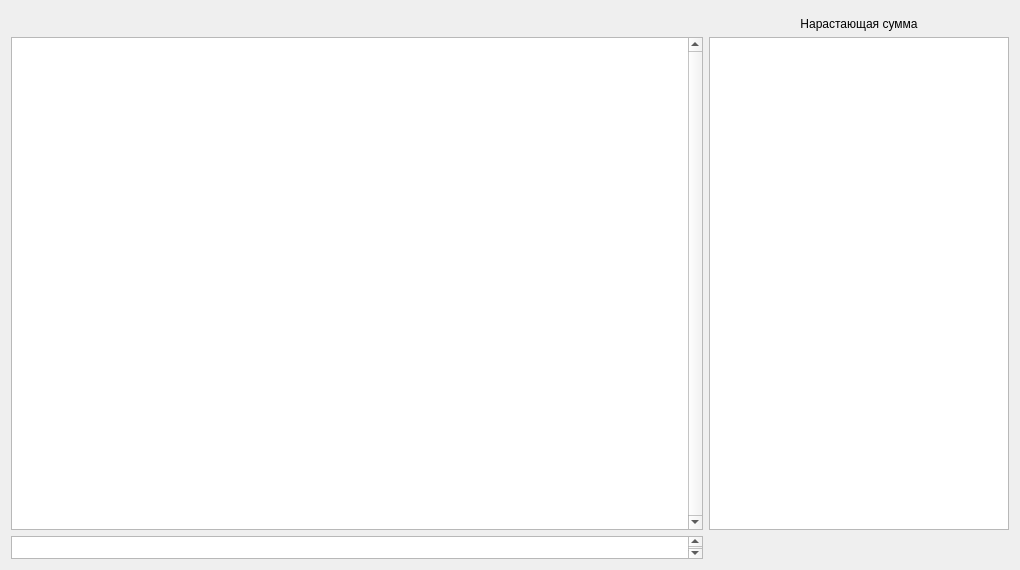
<?xml version="1.0" encoding="UTF-8"?>
<ui version="4.0">
 <class>AnaliticFinance</class>
 <widget class="QWidget" name="AnaliticFinance">
  <property name="geometry">
   <rect>
    <x>0</x>
    <y>0</y>
    <width>1020</width>
    <height>570</height>
   </rect>
  </property>
  <property name="windowTitle">
   <string>Form</string>
  </property>
  <layout class="QGridLayout" name="gridLayout">
   <item row="0" column="0" colspan="2">
    <widget class="SqlExtendedFilter" name="filter_widget" native="true"/>
   </item>
   <item row="2" column="1">
    <widget class="QLabel" name="label">
     <property name="text">
      <string>Нарастающая сумма</string>
     </property>
     <property name="alignment">
      <set>Qt::AlignCenter</set>
     </property>
    </widget>
   </item>
   <item row="3" column="0">
    <widget class="QTableView" name="data_table">
     <property name="minimumSize">
      <size>
       <width>690</width>
       <height>0</height>
      </size>
     </property>
     <property name="verticalScrollBarPolicy">
      <enum>Qt::ScrollBarAlwaysOn</enum>
     </property>
     <property name="editTriggers">
      <set>QAbstractItemView::NoEditTriggers</set>
     </property>
     <property name="alternatingRowColors">
      <bool>true</bool>
     </property>
     <property name="textElideMode">
      <enum>Qt::ElideRight</enum>
     </property>
     <property name="sortingEnabled">
      <bool>false</bool>
     </property>
     <attribute name="horizontalHeaderDefaultSectionSize">
      <number>60</number>
     </attribute>
     <attribute name="horizontalHeaderStretchLastSection">
      <bool>false</bool>
     </attribute>
     <attribute name="verticalHeaderVisible">
      <bool>false</bool>
     </attribute>
     <attribute name="verticalHeaderDefaultSectionSize">
      <number>19</number>
     </attribute>
    </widget>
   </item>
   <item row="4" column="0">
    <widget class="QTableWidget" name="column_sum">
     <property name="enabled">
      <bool>true</bool>
     </property>
     <property name="sizePolicy">
      <sizepolicy hsizetype="Preferred" vsizetype="Minimum">
       <horstretch>0</horstretch>
       <verstretch>0</verstretch>
      </sizepolicy>
     </property>
     <property name="minimumSize">
      <size>
       <width>0</width>
       <height>23</height>
      </size>
     </property>
     <property name="maximumSize">
      <size>
       <width>16777215</width>
       <height>23</height>
      </size>
     </property>
     <property name="verticalScrollBarPolicy">
      <enum>Qt::ScrollBarAlwaysOn</enum>
     </property>
     <property name="horizontalScrollBarPolicy">
      <enum>Qt::ScrollBarAlwaysOff</enum>
     </property>
     <property name="autoScroll">
      <bool>false</bool>
     </property>
     <property name="editTriggers">
      <set>QAbstractItemView::NoEditTriggers</set>
     </property>
     <property name="selectionBehavior">
      <enum>QAbstractItemView::SelectRows</enum>
     </property>
     <property name="verticalScrollMode">
      <enum>QAbstractItemView::ScrollPerItem</enum>
     </property>
     <property name="showGrid">
      <bool>true</bool>
     </property>
     <property name="gridStyle">
      <enum>Qt::SolidLine</enum>
     </property>
     <property name="wordWrap">
      <bool>true</bool>
     </property>
     <attribute name="horizontalHeaderVisible">
      <bool>false</bool>
     </attribute>
     <attribute name="horizontalHeaderDefaultSectionSize">
      <number>60</number>
     </attribute>
     <attribute name="horizontalHeaderHighlightSections">
      <bool>false</bool>
     </attribute>
     <attribute name="verticalHeaderVisible">
      <bool>false</bool>
     </attribute>
     <attribute name="verticalHeaderMinimumSectionSize">
      <number>23</number>
     </attribute>
     <attribute name="verticalHeaderDefaultSectionSize">
      <number>23</number>
     </attribute>
     <attribute name="verticalHeaderHighlightSections">
      <bool>false</bool>
     </attribute>
     <attribute name="verticalHeaderStretchLastSection">
      <bool>false</bool>
     </attribute>
     <row>
      <property name="text">
       <string/>
      </property>
     </row>
    </widget>
   </item>
   <item row="3" column="1">
    <widget class="QTableView" name="incrementally">
     <property name="minimumSize">
      <size>
       <width>200</width>
       <height>0</height>
      </size>
     </property>
     <property name="maximumSize">
      <size>
       <width>300</width>
       <height>16777215</height>
      </size>
     </property>
     <property name="verticalScrollBarPolicy">
      <enum>Qt::ScrollBarAlwaysOff</enum>
     </property>
     <property name="horizontalScrollBarPolicy">
      <enum>Qt::ScrollBarAlwaysOff</enum>
     </property>
     <property name="alternatingRowColors">
      <bool>true</bool>
     </property>
     <property name="textElideMode">
      <enum>Qt::ElideRight</enum>
     </property>
     <property name="sortingEnabled">
      <bool>false</bool>
     </property>
     <attribute name="horizontalHeaderDefaultSectionSize">
      <number>60</number>
     </attribute>
     <attribute name="horizontalHeaderStretchLastSection">
      <bool>false</bool>
     </attribute>
     <attribute name="verticalHeaderVisible">
      <bool>false</bool>
     </attribute>
     <attribute name="verticalHeaderDefaultSectionSize">
      <number>19</number>
     </attribute>
    </widget>
   </item>
  </layout>
  <action name="action_add">
   <property name="icon">
    <iconset resource="../3rdparty/LimeReport/limereport/databrowser/lrdatabrowser.qrc">
     <normaloff>:/databrowser/images/add.png</normaloff>:/databrowser/images/add.png</iconset>
   </property>
   <property name="text">
    <string>Добавить в фильтр по значению</string>
   </property>
   <property name="shortcut">
    <string>P</string>
   </property>
  </action>
 </widget>
 <customwidgets>
  <customwidget>
   <class>SqlExtendedFilter</class>
   <extends>QWidget</extends>
   <header>sqlextendedfilter.h</header>
   <container>1</container>
  </customwidget>
 </customwidgets>
 <resources>
  <include location="../3rdparty/LimeReport/limereport/databrowser/lrdatabrowser.qrc"/>
 </resources>
 <connections/>
</ui>
